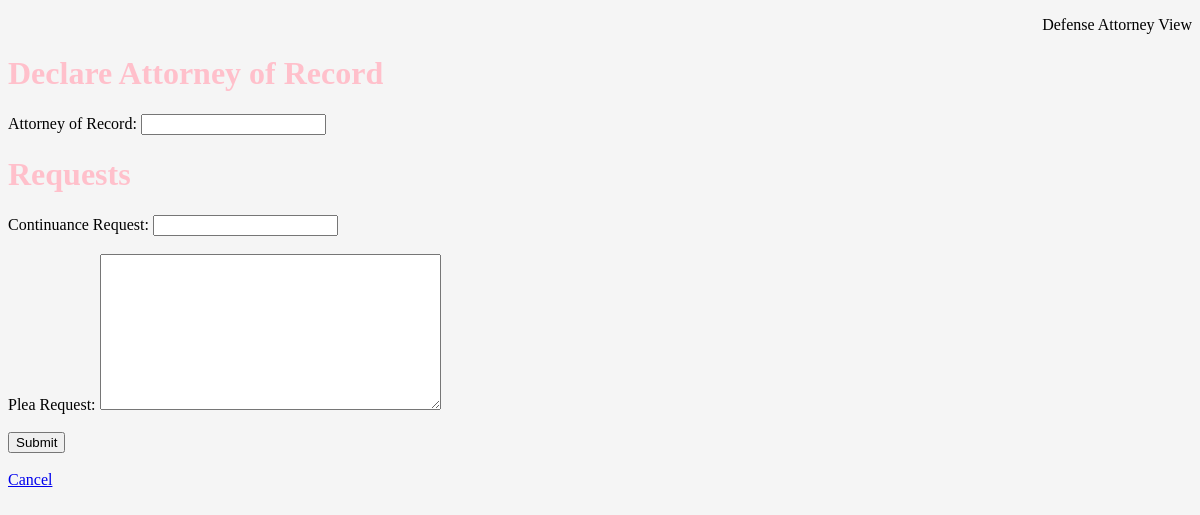
Page /attend/14/edita/ on the earlier database version.
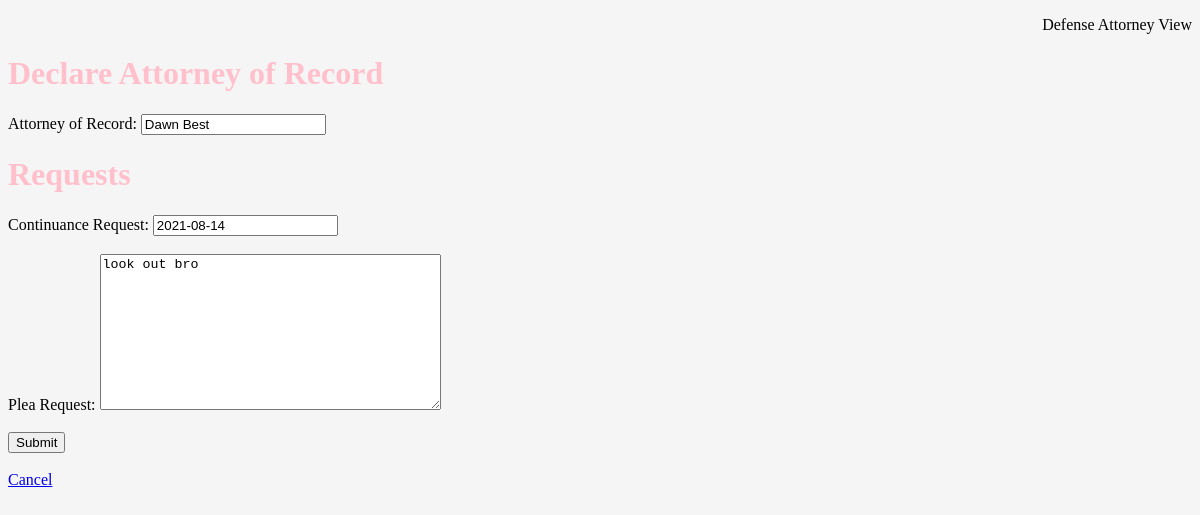
Same page on the later database version.
### attendance/models.py (models this page shows, shortened)
class Case(models.Model):
    no = models.CharField(max_length=4, null=True, blank=True)
    file_number = models.CharField(max_length=10, null=True, blank=True)
    defendant = models.CharField(max_length=50, null=True, blank=True)
    complainant = models.CharField(max_length=50, null=True, blank=True)
    offense = models.CharField(max_length=100, null=True, blank=True)
    attorney = models.CharField(max_length=50, null=True, blank=True)
    court_date = models.DateField(null=True, blank=True)
    plea_request = models.TextField(max_length=200, null=True, blank=True)
    response_by = models.TextField(max_length=200, null=True, blank=True)
    disposition = models.TextField(max_length=200, null=True, blank=True)
    defense_name = models.CharField(max_length=50, null=True, blank=True)
    continuance = models.DateField(null=True, blank=True)
    p = models.BooleanField(null=True, blank=True)
    a = models.BooleanField(null=True, blank=True)
    l = models.BooleanField(null=True, blank=True)

### attendance/views.py (the view)
def edita_case(request, pk):
    case = get_object_or_404(Case, pk=pk)
    if request.method == 'GET':
        form = CaseForm(instance=case)
    else:
        form = CaseForm(data=request.POST, instance=case)
        if form.is_valid():
            form.save()
            return redirect(to='lista_cases')
    return render(request, "attend/edita_case.html", {
        "form": form,
        "case": case,
    })

### attendance/forms.py
class CaseForm(forms.ModelForm):
    class Meta:
        model = Case
        fields = [
            'no',
            'file_number',
            'defendant',
            'complainant',
            'offense',
            'attorney',
            'court_date',
            'plea_request',
            'response_by',
            'defense_name',
            'continuance',
            'disposition',
            'p',
            'a',
            'l',
    ]

### templates/attend/edita_case.html (shortened to what this page needs)
{% extends "base.html" %}
{% block content %}
<p class="right">Defense Attorney View</p>
<div>
    <form action="{% url 'edit_case' pk=case.pk %}" method="POST">
      <h1>Declare Attorney of Record</h1>
      Attorney of Record: {{ form.defense_name }}
      <h1>Requests</h1>
      Continuance Request: {{ form.continuance }} <br> <br>
      Plea Request: {{ form.plea_request }}
      <div> <br>
        <button type="submit">Submit</button><br> <br>
        <a href="{% url 'lista_cases' %}">Cancel</a>
    </form>
        <br><br><br><br><br><br>
</div>
{% endblock %}

Differences in the rows shown:
changed Case: defense_name (not shown) → "Dawn Best"; continuance (not shown) → "2021-08-14"; plea_request (not shown) → "look out bro"
